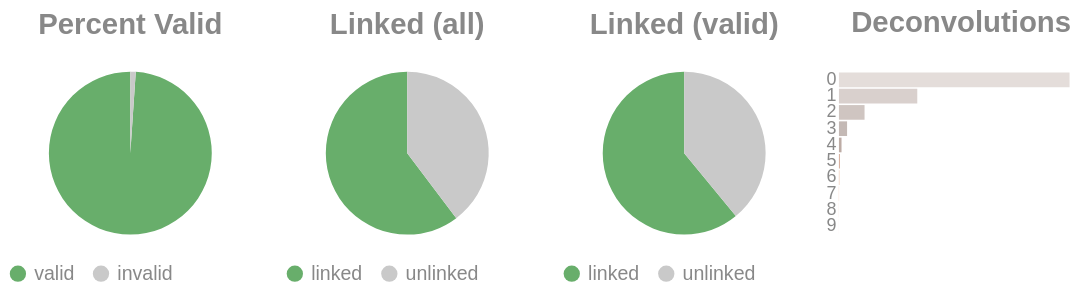

Write notebook code for a chart like this one.
### Code cell
if SKIPLR:
    pass
else:
    clash = Counter()
    for i in valids['molecule'].to_list():
        _mol = i.split("-")
        if len(_mol) == 1:
            clash.update('0')
        else:
            clash.update(_mol[-1])

    _d = {"deconvolutions": [], 'count': []}
    for k,v in clash.items():
        _d['deconvolutions'].append(k)
        _d['count'].append(v)

    tot_valid = valids['reads'].sum()
    mask = valids['reads'] >= 2
    n_linked_reads = valids.filter(mask)['reads'].sum()
    if n_linked_reads == 0:
        print_html("No linked molecules (>=2 reads) were detected; skipping linked-only distributions.")
        SKIPLR = True
    else:
        perc_valid = round(tot_valid / n_reads, 4)
        linked_perc_abs = round(n_linked_reads / n_reads, 4)
        linked_perc = round(n_linked_reads / tot_valid, 4)

    _valid = pl.DataFrame({"valids": ['valid', 'invalid'], "count": [tot_valid, n_reads - tot_valid]})
    _linked_abs = pl.DataFrame({"linked (absolute)": ['linked', 'unlinked'], "count": [n_linked_reads, n_reads - n_linked_reads]})
    _linked_rel = pl.DataFrame({"linked (valids)": ['linked', 'unlinked'], "count": [n_linked_reads, tot_valid - n_linked_reads]})

    (
        alt.hconcat(
            piechart(_valid, goodval = 'valid', title = "Percent Valid"),
            piechart(_linked_abs, goodval = "linked", title =  "Linked (all)"),
            piechart(_linked_rel, goodval = "linked", title =  "Linked (valid)"),
            convolutionbar(pl.DataFrame(_d), title = "Deconvolutions"),
            center = True,
            bounds = 'flush'
        )
        .resolve_scale(color='independent')
        .resolve_legend('independent')
        .properties(usermeta={'embedOptions': {"actions": False}})
    ).display()

### Figure 1 — Vega-Lite specification as saved in the notebook (floating-point values rounded to 4 significant figures)
{"width": "container", "height": 400, "config": {"title": {"anchor": "start", "dy": -15, "fontSize": 18, "color": "#888888", "subtitleColor": "#888888", "subtitleFontSize": 14}, "arc": {"fill": "#0072B2"}, "axis": {"domainColor": "#888888", "domainWidth": 0.5, "gridWidth": 0.2, "grid": false, "titleFontWeight": 400, "titleFontSize": 15, "labelFontSize": 11, "labelColor": "#888888", "tickColor": "#888888", "tickWidth": 0.2, "titleColor": "#888888"}, "axisBand": {"grid": false}, "axisX": {"grid": true, "tickSize": 10, "domainCap": "round"}, "axisY": {"domain": false, "grid": true, "tickSize": 0, "domainCap": "round"}, "background": "transparent", "header": {"labelFontSize": 15, "labelColor": "#888888", "titleFontSize": 15, "titleFontWeight": 600, "titleColor": "#888888"}, "legend": {"labelFont": "sans-serif", "labelFontSize": 12, "labelColor": "#888888", "symbolSize": 100, "symbolType": "circle", "titleFontSize": 12, "titlePadding": 10, "titleColor": "#888888", "title": null}, "range": {"category": ["#E69F00", "#56B4E9", "#009E73", "#F0E442", "#0072B2", "#D55E00", "#CC79A7", "#000000"], "diverging": ["#cfe8f3", "#a2d4ec", "#73bfe2", "#46abdb", "#1696d2", "#12719e"]}, "area": {"fill": "#0072B2", "fillOpacity": 0.7, "line": true, "strokeOpacity": 0.7}, "line": {"color": "#0072B2", "stroke": "#0072B2", "strokeWidth": 2}, "trail": {"color": "#0072B2", "stroke": "#0072B2", "strokeWidth": 0, "size": 1}, "point": {"filled": true, "fillOpacity": 1.0, "size": 95}, "text": {"color": "#888888", "fontSize": 11, "align": "right", "fontWeight": 400, "size": 11}, "bar": {"fill": "#0072B2", "stroke": null}, "view": {"stroke": null, "continuousWidth": 660, "continuousHeight": 400}}, "hconcat": [{"data": {"name": "data-12d010401efc9168e2eae2ac85e0826f"}, "mark": {"type": "arc"}, "encoding": {"color": {"field": "valids", "legend": {"orient": "bottom", "title": null}, "scale": {"domain": ["valid", "invalid"], "range": ["#68ae6b", "#C9C9C9"]}, "title": "Valids", "type": "nominal"}, "theta": {"field": "count", "type": "quantitative"}, "tooltip": [{"field": "valids", "title": "Valids", "type": "ordinal"}, {"field": "percent", "format": ".2%", "title": "Percent", "type": "quantitative"}, {"field": "count", "title": "Count", "type": "quantitative"}]}, "height": 100, "title": {"text": "Percent Valid", "align": "center", "anchor": "middle"}, "transform": [{"calculate": "datum.count / 3201701", "as": "percent"}], "width": 150}, {"data": {"name": "data-27b454e579cb84ca0b4b67bc2fb3d468"}, "mark": {"type": "arc"}, "encoding": {"color": {"field": "linked (absolute)", "legend": {"orient": "bottom", "title": null}, "scale": {"domain": ["linked", "unlinked"], "range": ["#68ae6b", "#C9C9C9"]}, "title": "Linked (Absolute)", "type": "nominal"}, "theta": {"field": "count", "type": "quantitative"}, "tooltip": [{"field": "linked (absolute)", "title": "Linked (Absolute)", "type": "ordinal"}, {"field": "percent", "format": ".2%", "title": "Percent", "type": "quantitative"}, {"field": "count", "title": "Count", "type": "quantitative"}]}, "height": 100, "title": {"text": "Linked (all)", "align": "center", "anchor": "middle"}, "transform": [{"calculate": "datum.count / 3201701", "as": "percent"}], "width": 150}, {"data": {"name": "data-2d3373d69694c30575ccd7a2930b5194"}, "mark": {"type": "arc"}, "encoding": {"color": {"field": "linked (valids)", "legend": {"orient": "bottom", "title": null}, "scale": {"domain": ["linked", "unlinked"], "range": ["#68ae6b", "#C9C9C9"]}, "title": "Linked (Valids)", "type": "nominal"}, "theta": {"field": "count", "type": "quantitative"}, "tooltip": [{"field": "linked (valids)", "title": "Linked (Valids)", "type": "ordinal"}, {"field": "percent", "format": ".2%", "title": "Percent", "type": "quantitative"}, {"field": "count", "title": "Count", "type": "quantitative"}]}, "height": 100, "title": {"text": "Linked (valid)", "align": "center", "anchor": "middle"}, "transform": [{"calculate": "datum.count / 3167506", "as": "percent"}], "width": 150}, {"data": {"name": "data-0638b36600e970be5f42508b5d368d24"}, "mark": {"type": "bar"}, "encoding": {"color": {"field": "deconvolutions", "legend": null, "scale": {"scheme": "lightgreyred"}, "type": "nominal"}, "tooltip": [{"field": "deconvolutions", "title": "Deconvolutions", "type": "ordinal"}, {"field": "percent", "format": ".2%", "title": "Percent", "type": "quantitative"}, {"field": "count", "title": "Count", "type": "quantitative"}], "x": {"axis": null, "field": "count", "type": "quantitative"}, "y": {"field": "deconvolutions", "sort": "ascending", "title": null, "type": "nominal"}}, "height": 100, "title": {"text": "Deconvolutions", "align": "center", "anchor": "middle"}, "transform": [{"calculate": "datum.count / 1843626", "as": "percent"}], "width": 150}], "bounds": "flush", "center": true, "resolve": {"legend": {"angle": "independent"}, "scale": {"color": "independent"}}, "usermeta": {"embedOptions": {"actions": false}}, "$schema": "https://vega.github.io/schema/vega-lite/v6.4.1.json", "datasets": {"data-12d010401efc9168e2eae2ac85e0826f": [{"valids": "valid", "count": 3167506}, {"valids": "invalid", "count": 34195}], "data-27b454e579cb84ca0b4b67bc2fb3d468": [{"linked (absolute)": "linked", "count": 1930131}, {"linked (absolute)": "unlinked", "count": 1271570}], "data-2d3373d69694c30575ccd7a2930b5194": [{"linked (valids)": "linked", "count": 1930131}, {"linked (valids)": "unlinked", "count": 1237375}], "data-0638b36600e970be5f42508b5d368d24": [{"deconvolutions": "0", "count": 1226973}, {"deconvolutions": "1", "count": 416807}, {"deconvolutions": "2", "count": 136238}, {"deconvolutions": "3", "count": 43340}, {"deconvolutions": "4", "count": 13789}, {"deconvolutions": "5", "count": 4310}, {"deconvolutions": "6", "count": 1462}, {"deconvolutions": "7", "count": 483}, {"deconvolutions": "8", "count": 164}, {"deconvolutions": "9", "count": 60}]}}
